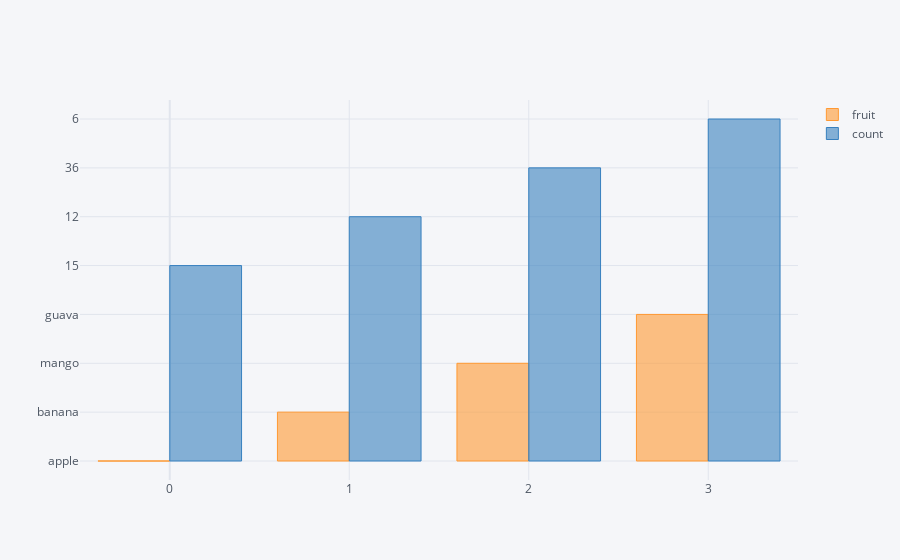

Notebook code cell kept with this figure:
### Code cell
# asImage = True , a copy of the image will be downloaded in your system
#df2.iplot(kind = 'bar' , asImage= True)
df2.iplot(kind = 'bar' , asImage= False)

### Figure 1 — Plotly figure (JSON) as saved in the notebook; plotly's stock layout.template omitted (floating-point values rounded to 4 significant figures)
{"data": [{"marker": {"color": "rgba(255, 153, 51, 0.6)", "line": {"color": "rgba(255, 153, 51, 1.0)", "width": 1}}, "name": "fruit", "orientation": "v", "text": "", "type": "bar", "x": [0, 1, 2, 3], "y": ["apple", "banana", "mango", "guava"]}, {"marker": {"color": "rgba(55, 128, 191, 0.6)", "line": {"color": "rgba(55, 128, 191, 1.0)", "width": 1}}, "name": "count", "orientation": "v", "text": "", "type": "bar", "x": [0, 1, 2, 3], "y": ["15", "12", "36", "6"]}], "layout": {"legend": {"bgcolor": "#F5F6F9", "font": {"color": "#4D5663"}}, "paper_bgcolor": "#F5F6F9", "plot_bgcolor": "#F5F6F9", "title": {"font": {"color": "#4D5663"}}, "xaxis": {"gridcolor": "#E1E5ED", "showgrid": true, "tickfont": {"color": "#4D5663"}, "title": {"font": {"color": "#4D5663"}, "text": ""}, "zerolinecolor": "#E1E5ED"}, "yaxis": {"gridcolor": "#E1E5ED", "showgrid": true, "tickfont": {"color": "#4D5663"}, "title": {"font": {"color": "#4D5663"}, "text": ""}, "zerolinecolor": "#E1E5ED"}}}
